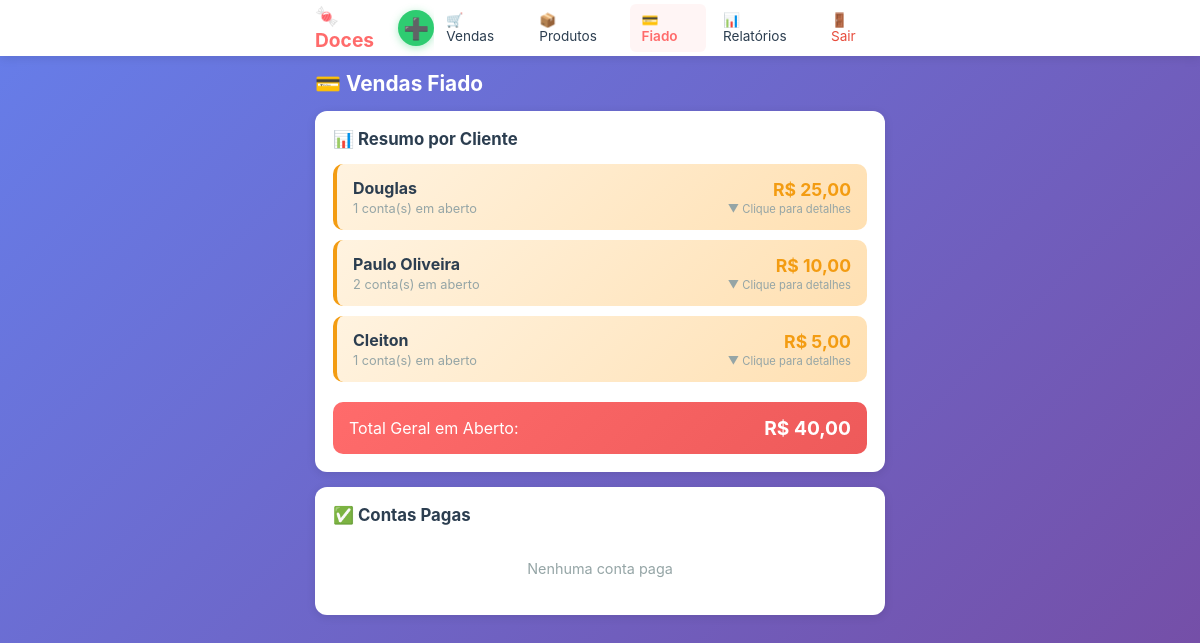
Before: /fiado (signed in) with the older database file.
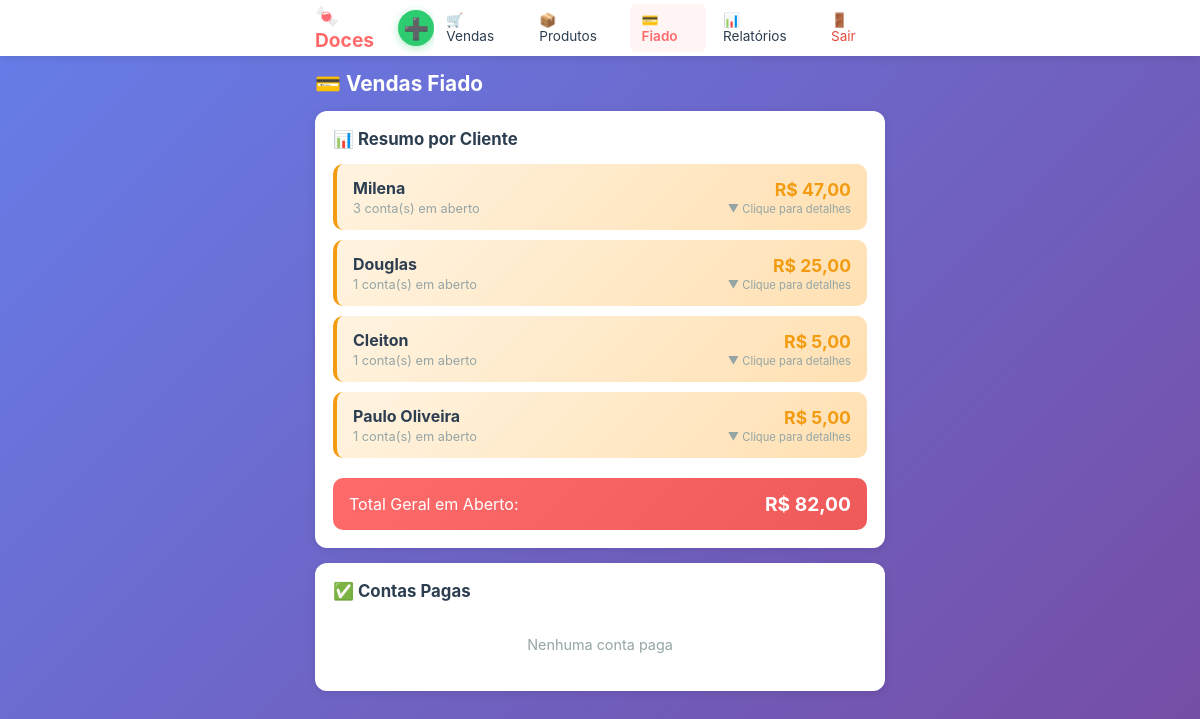
After: the same page with the newer database file.
### app.py (models this page shows)
class Fiado(db.Model):
    __tablename__ = 'fiados'
    id = db.Column(db.Integer, primary_key=True)
    cliente = db.Column(db.String(100), nullable=False)
    produto = db.Column(db.String(100), nullable=False)
    valor = db.Column(db.Float, nullable=False)
    quantidade = db.Column(db.Integer, default=1)
    total = db.Column(db.Float, nullable=False)
    data = db.Column(db.String(10), nullable=False)
    data_iso = db.Column(db.String(10), nullable=False)
    pago = db.Column(db.Boolean, default=False)
    data_pagamento = db.Column(db.String(10), nullable=True)
    created_at = db.Column(db.DateTime, default=agora_brasilia)

### app.py (the view)
@app.route('/fiado')
@login_required
def fiado():
    fiados = Fiado.query.order_by(Fiado.created_at.desc()).all()
    return render_template('fiado.html', fiados=fiados)

### app.py (called while the page is built)
def login_required(f):
    @wraps(f)
    def decorated_function(*args, **kwargs):
        if 'logged_in' not in session:
            return redirect(url_for('login'))
        return f(*args, **kwargs)
    return decorated_function

def formatar_br(valor):
    return f"{valor:,.2f}".replace(",", "X").replace(".", ",").replace("X", ".")

@app.template_filter('moeda_br')
def moeda_br_filter(valor):
    return formatar_br(valor)

### templates/fiado.html (shortened to what this page needs)
{% extends "base.html" %}
{% block content %}
<div class="page-header">
    <h2>💳 Vendas Fiado</h2>
</div>
<div class="card">
    <h3>📊 Resumo por Cliente</h3>
    <div id="listaResumoClientes" class="lista-resumo-clientes">
        {% set resumo = {} %}
        {% for fiado in fiados %}
            {% if not fiado.pago %}
                {% if fiado.cliente not in resumo %}
                    {% set _ = resumo.update({fiado.cliente: {'total': 0, 'quantidade': 0, 'itens': []}}) %}
                {% endif %}
                {% set _ = resumo[fiado.cliente].update({'total': resumo[fiado.cliente].total + fiado.total, 'quantidade': resumo[fiado.cliente].quantidade + 1}) %}
                {% set _ = resumo[fiado.cliente]['itens'].append(fiado) %}
            {% endif %}
        {% endfor %}
        {% if resumo %}
            {% for cliente, dados in resumo.items()|sort(attribute='1.total', reverse=true) %}
            <div class="resumo-cliente-item" onclick="toggleDetalhesCliente('{{ cliente }}')">
                <div class="resumo-cliente-info">
                    <strong>{{ cliente.title() }}</strong>
                    <span>{{ dados.quantidade }} conta(s) em aberto</span>
                </div>
                <div class="resumo-cliente-valor">
                    <span>R$ {{ dados.total|moeda_br }}</span>
                    <small>▼ Clique para detalhes</small>
                </div>
            </div>
            {% endfor %}
            <div class="resumo-total-geral">
                <span>Total Geral em Aberto:</span>
                <strong>R$ {{ resumo.values()|map(attribute='total')|sum|moeda_br }}</strong>
            </div>
        {% else %}
            <p class="empty">Nenhuma conta em aberto</p>
        {% endif %}
    </div>
</div>
<div class="card">
    <h3>✅ Contas Pagas</h3>
    <div class="lista-fiado">
        {% set tem_pago = false %}
        {% if not tem_pago %}
        <p class="empty">Nenhuma conta paga</p>
        {% endif %}
    </div>
</div>
{% endblock %}

### templates/base.html (shortened to what this page needs)
<!DOCTYPE html>
<html lang="pt-BR">
<head>
    <link rel="stylesheet" href="{{ url_for('static', filename='css/style.css') }}">
</head>
<body>
    {% if session.get('logged_in') %}
    <nav class="menu-topo">
        <div class="menu-container">
            <div class="logo">🍬 Doces</div>
            <div class="menu-right">
                <a href="{{ url_for('vendas') }}" class="btn-nova-venda" title="Nova Venda">➕</a>
            </div>
            <ul class="menu-list" id="menuList">
                <li><a href="{{ url_for('vendas') }}" class="{% if request.endpoint == 'vendas' %}active{% endif %}">🛒 Vendas</a></li>
                <li><a href="{{ url_for('produtos') }}" class="{% if request.endpoint == 'produtos' %}active{% endif %}">📦 Produtos</a></li>
                <li><a href="{{ url_for('fiado') }}" class="{% if request.endpoint == 'fiado' %}active{% endif %}">💳 Fiado</a></li>
                <li><a href="{{ url_for('relatorios') }}" class="{% if request.endpoint == 'relatorios' %}active{% endif %}">📊 Relatórios</a></li>
                <li><a href="{{ url_for('logout') }}">🚪 Sair</a></li>
            </ul>
        </div>
    </nav>
    {% endif %}
    <main class="content">
        {% block content %}{% endblock %}
    </main>
</body>
</html>

### static/css/style.css (style rules this page uses)
:root { --primary: #FF6B6B; --primary-dark: #EE5A5A; --secondary: #4ECDC4; --success: #2ECC71; --warning: #F39C12; --danger: #E74C3C; --dark: #2C3E50; --gray: #95A5A6; --light: #ECF0F1; --white: #FFFFFF; --shadow: 0 2px 10px rgba(0,0,0,0.1); --radius: 12px; }
* { margin: 0; padding: 0; box-sizing: border-box; -webkit-tap-highlight-color: transparent; }
body { font-family: -apple-system, BlinkMacSystemFont, 'Segoe UI', Roboto, sans-serif; background: linear-gradient(135deg, #667eea 0%, #764ba2 100%); min-height: 100vh; color: var(--dark); padding-bottom: 20px; }
.menu-topo { background: var(--white); box-shadow: var(--shadow); position: sticky; top: 0; z-index: 1000; }
.menu-container { max-width: 100%; padding: 0 15px; display: flex; align-items: center; justify-content: space-between; height: 56px; }
.logo { font-size: 1.2rem; font-weight: bold; color: var(--primary); }
.menu-right { display: flex; align-items: center; gap: 10px; }
.btn-nova-venda { background: var(--success); color: var(--white); width: 36px; height: 36px; border-radius: 50%; display: flex; align-items: center; justify-content: center; text-decoration: none; font-size: 1.3rem; font-weight: bold; box-shadow: 0 2px 8px rgba(46, 204, 113, 0.4); transition: transform 0.2s, box-shadow 0.2s; }
.menu-list { display: none; list-style: none; position: absolute; top: 56px; left: 0; right: 0; background: var(--white); box-shadow: var(--shadow); padding: 10px 0; }
.menu-list li a { display: block; padding: 12px 20px; text-decoration: none; color: var(--dark); font-size: 0.95rem; border-bottom: 1px solid var(--light); }
.menu-list li a.active { color: var(--primary); font-weight: 600; background: #FFF5F5; }
.menu-list li:last-child a { color: var(--danger); }
.content { padding: 15px; max-width: 100%; }
.page-header { margin-bottom: 15px; }
.page-header h2 { font-size: 1.3rem; color: var(--white); margin-bottom: 5px; }
.card { background: var(--white); border-radius: var(--radius); padding: 18px; margin-bottom: 15px; box-shadow: var(--shadow); }
.card h3 { font-size: 1.05rem; margin-bottom: 15px; color: var(--dark); display: flex; align-items: center; gap: 8px; }
.lista-produtos, .lista-vendas, .lista-clientes, .lista-fiado { display: flex; flex-direction: column; gap: 10px; }
.empty { text-align: center; color: var(--gray); padding: 20px; font-size: 0.9rem; }
@media (min-width: 768px) { .content { max-width: 600px; margin: 0 auto; } }
@media (min-width: 768px) { .menu-container { max-width: 600px; margin: 0 auto; } }
@media (min-width: 768px) { .menu-list { display: flex !important; position: static; box-shadow: none; padding: 0; gap: 5px; } }
@media (min-width: 768px) { .menu-list li a { border-bottom: none; padding: 8px 12px; border-radius: 6px; font-size: 0.85rem; } }
@media (min-width: 768px) { .menu-list li a.active { background: #FFF5F5; } }
.card { animation: fadeIn 0.3s ease; }
.lista-resumo-clientes { display: flex; flex-direction: column; gap: 10px; }
.resumo-cliente-item { display: flex; justify-content: space-between; align-items: center; padding: 14px 16px; background: linear-gradient(135deg, #FFF3E0 0%, #FFE0B2 100%); border-radius: 10px; border-left: 4px solid var(--warning); cursor: pointer; transition: all 0.2s; }
.resumo-cliente-info { display: flex; flex-direction: column; gap: 3px; flex: 1; }
.resumo-cliente-info strong { font-size: 1rem; color: var(--dark); }
.resumo-cliente-info span { font-size: 0.8rem; color: var(--gray); }
.resumo-cliente-valor { display: flex; flex-direction: column; align-items: flex-end; gap: 2px; }
.resumo-cliente-valor span { font-size: 1.1rem; font-weight: bold; color: var(--warning); }
.resumo-cliente-valor small { font-size: 0.7rem; color: var(--gray); }
.resumo-total-geral { display: flex; justify-content: space-between; align-items: center; padding: 14px 16px; background: linear-gradient(135deg, var(--primary) 0%, var(--primary-dark) 100%); color: var(--white); border-radius: 10px; margin-top: 10px; font-size: 1rem; }
.resumo-total-geral strong { font-size: 1.2rem; }

Changed rows visible on the page:
added Fiado: title "Milena", quantidade "3", total|moeda_br "47,00"
shown differently, row unchanged: Fiado "Cleiton": moves up the list
computed for Fiado "Paulo Oliveira": quantidade "2" → "1"; total|moeda_br "10,00" → "5,00"
Other visible differences:
{{ resumo.values()|map(attribute='total')|sum|moeda_br }}: "40,00" → "82,00"
